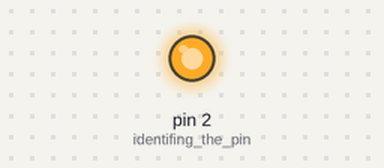
The sketch below on a simulated Arduino Uno, built with avr-gcc and run on an emulated ATmega328P. Parts: output pins drawn as LEDs (lit = HIGH).

Above: at 0.05 s.
Timing chart, 0 to 3.5 s (numbered marks = the images above):
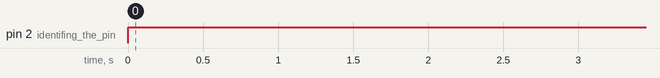

Measured:
- by itself, pin 2 (identifing_the_pin): LOW → HIGH at 0.00 s

The sketch:

sketch_oct17a.ino
```cpp
void setup() {
  pinMode(2,OUTPUT); //identifing the pin

}

void loop() {
  digitalWrite(2,HIGH);//
  delay(3000);
  digitalWrite(2,LOW);//

}
```
